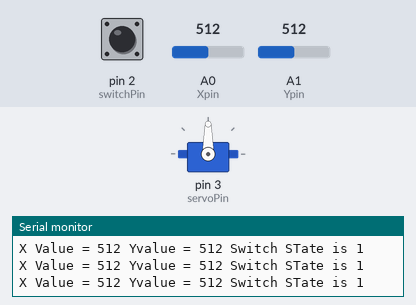
A sketch run on a simulated Arduino Uno, built with avr-gcc and run on an emulated ATmega328P. On the bench: servo, the last lines printed to the serial monitor. The test bench sets the inputs (shaded band); at power-on: A0 (Xpin) = 512, A1 (Ypin) = 512, pin 2 (switchPin) HIGH.

Above: at 1.2 s.
1.3 s: A0 (Xpin) set to 107
At 2.3 s:
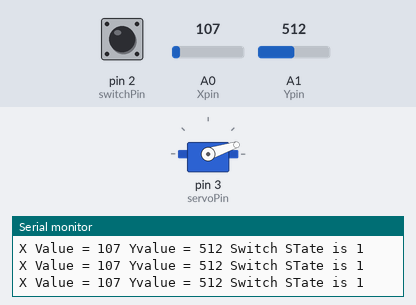
2.8 s: A0 (Xpin) set to 94
At 4.0 s:
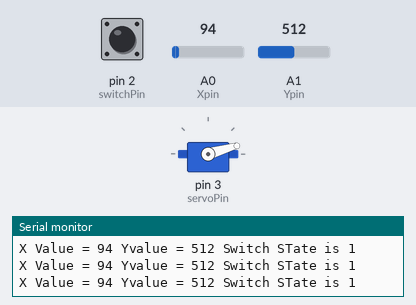
5.8 s: A0 (Xpin) set to 122
At 6.7 s:
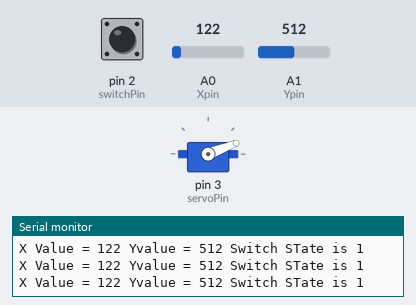
7.3 s: A0 (Xpin) set to 981
At 8.4 s:
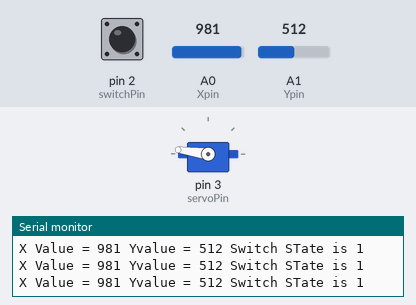
8.8 s: A0 (Xpin) set to 1011
At 10.1 s:
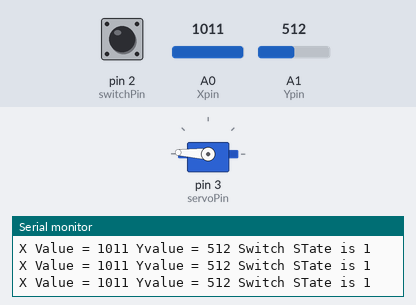
11.8 s: A1 (Ypin) set to 109
14.8 s: A1 (Ypin) set to 93
Timing chart, 0 to 17.8 s (numbered marks = the images above; inputs shaded):
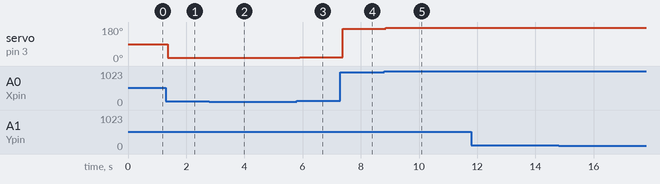

The sketch:

Joystickandservo.ino
```cpp
#include <Servo.h>
int Xpin =A0;
int Ypin = A1;
int switchPin = 2;
int xVal;
int yVal;
int sVal;
int dt = 200;
int servoPin = 3;
Servo myServo;
float posnum;
void setup() {
  // put your setup code here, to run once:
  Serial.begin(9600);
  pinMode(Xpin,INPUT);
  pinMode(Ypin,INPUT);
  pinMode(switchPin,INPUT);
  digitalWrite(switchPin,HIGH);
  myServo.attach(servoPin);
}

void loop() {
  // put your main code here, to run repeatedly:
  xVal = analogRead(Xpin);
  yVal = analogRead(Ypin);
  sVal =digitalRead(switchPin);
  Serial.print("X Value = ");
  Serial.print(xVal );

  Serial.print(" Yvalue = ");
  Serial.print(yVal );
  Serial.print(" Switch STate is ");
  Serial.println(sVal);

  posnum = (0.175953)*xVal;
  myServo.write(posnum);
}
```

Measured:
- after the input at 1.3 s, servo on pin 3 (servoPin): 90° → 18° after 0.07 s
- after the input at 2.8 s, servo on pin 3 (servoPin): 18° → 16° after 0.05 s
- after the input at 5.8 s, servo on pin 3 (servoPin): 16° → 21° after 0.09 s
- after the input at 7.3 s, servo on pin 3 (servoPin): 21° → 172° after 0.08 s
- after the input at 8.8 s, servo on pin 3 (servoPin): 172° → 177° after 0.06 s
